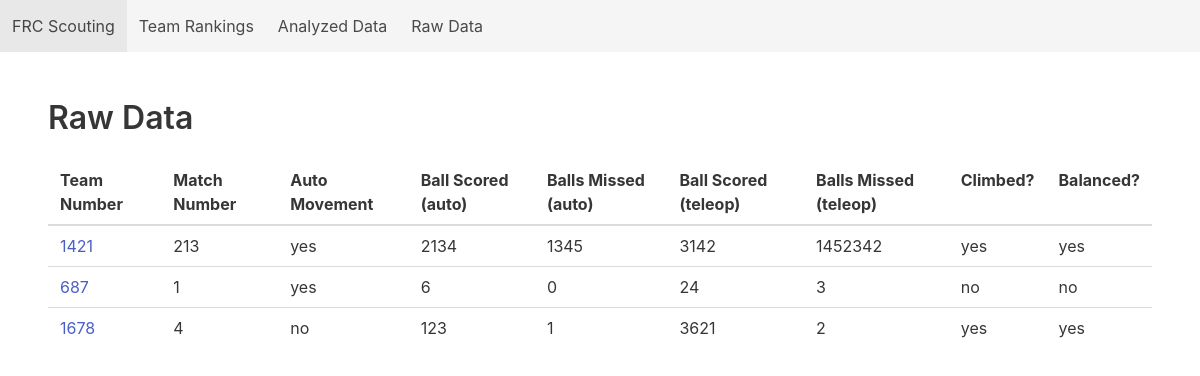
Before: /data/raw with the older database file.
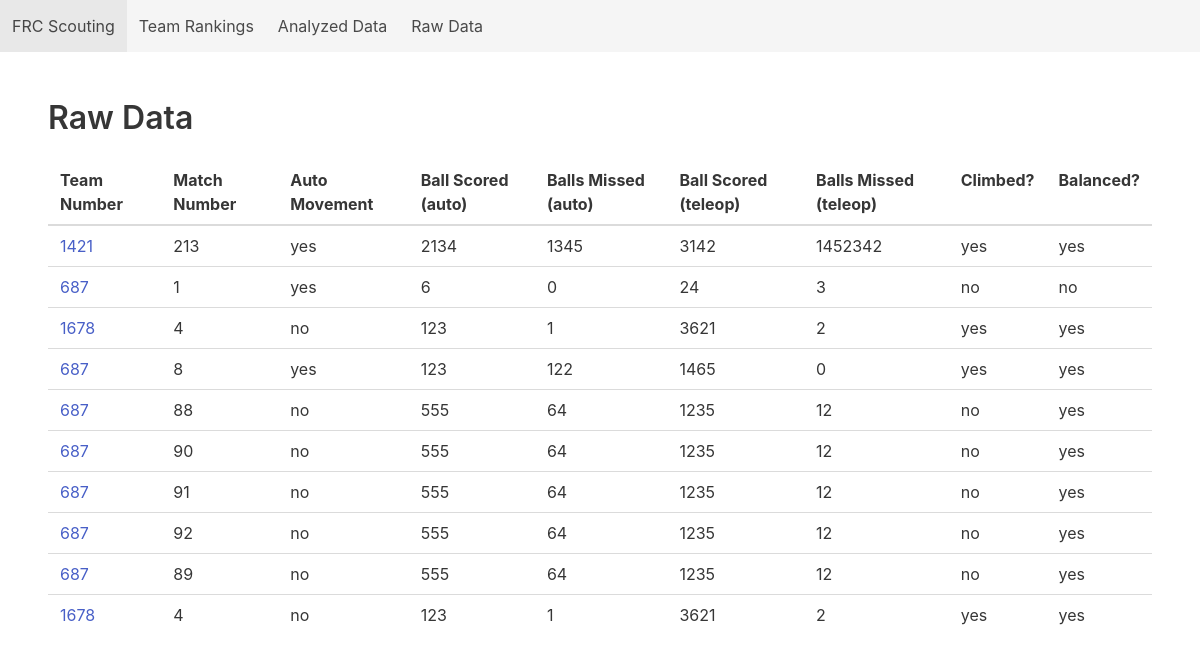
After: the same page with the newer database file.
### tables this page shows
CREATE TABLE raw_scouting_data (data_id INTEGER PRIMARY KEY AUTOINCREMENT, scout_name TEXT, team_number INTEGER, match_number INTEGER, alliance_color TEXT, auto_movement TEXT, auto_balls_scored INTEGER, auto_balls_missed INTEGER, teleop_balls_scored INTEGER, teleop_balls_missed INTEGER, climb TEXT, balance TEXT, comment TEXT);

### app.py (the view)
@app.route("/data/raw")
def raw_data():
    return flask.render_template("tabular_data_view.html", title="Raw Data", headers=data.raw_match_data_headers, rows=db.get_all_raw_data_anonymous())

### database.py (called while the page is built)
    def execute_return_query(self, query_text,  *parameters, headers=True):
        conn = sqlite3.connect(self.filename)
        cur = conn.cursor()
        cur.execute(query_text, parameters)
        column_names = []
        for column in cur.description:
            column_names.append(column[0])
        rows = cur.fetchall()
        if (headers):
            dicts = []
            for row in rows:
                d = dict(zip(column_names, row))
                dicts.append(d)
            conn.close()
            return dicts
        else:
            return rows

    def get_all_raw_data_anonymous(self):
        query = 'SELECT team_number, match_number, auto_movement, auto_balls_scored, auto_balls_missed, teleop_balls_scored, teleop_balls_missed, climb, balance FROM raw_scouting_data;'
        return self.execute_return_query(query, headers=False)

### templates/tabular_data_view.html
{% extends 'base.html' %}
{% block content %}
    <table class="table">
        <thead>
            {% for header in headers %}
                <th> {{header}} </th>
            {% endfor %}
        </thead>
        <tbdody>
            {% for row in rows %}
                <tr>
                    {% for data in row %}
                        {% if loop.index0 == 0 %}
                            <td>
                                <a href="{{'/team/' + data|string}}">{{data}}</a>
                            </td>
                        {% else %}
                            <td>{{data}}</td>
                        {% endif %}
                    {% endfor %}
                </tr>
            {% endfor %}
        </tbdody>
    </table>
{% endblock %}

Changed rows visible on the page:
added raw_scouting_data: team_number "687", row "8" "123" "122" "0", auto_movement "yes", teleop_balls_scored "1465", climb "yes", balance "yes"
added raw_scouting_data: team_number "687", row "88" "64" "12", auto_movement "no", auto_balls_scored "555", teleop_balls_scored "1235", climb "no", balance "yes"
added raw_scouting_data: team_number "687", row "90" "64" "12", auto_movement "no", auto_balls_scored "555", teleop_balls_scored "1235", climb "no", balance "yes"
added raw_scouting_data: team_number "687", row "91" "64" "12", auto_movement "no", auto_balls_scored "555", teleop_balls_scored "1235", climb "no", balance "yes"
added raw_scouting_data: team_number "687", row "92" "64" "12", auto_movement "no", auto_balls_scored "555", teleop_balls_scored "1235", climb "no", balance "yes"
added raw_scouting_data: team_number "687", row "89" "64" "12", auto_movement "no", auto_balls_scored "555", teleop_balls_scored "1235", climb "no", balance "yes"
added raw_scouting_data: team_number "1678", row "4" "123" "1" "2", auto_movement "no", teleop_balls_scored "3621", climb "yes", balance "yes"
